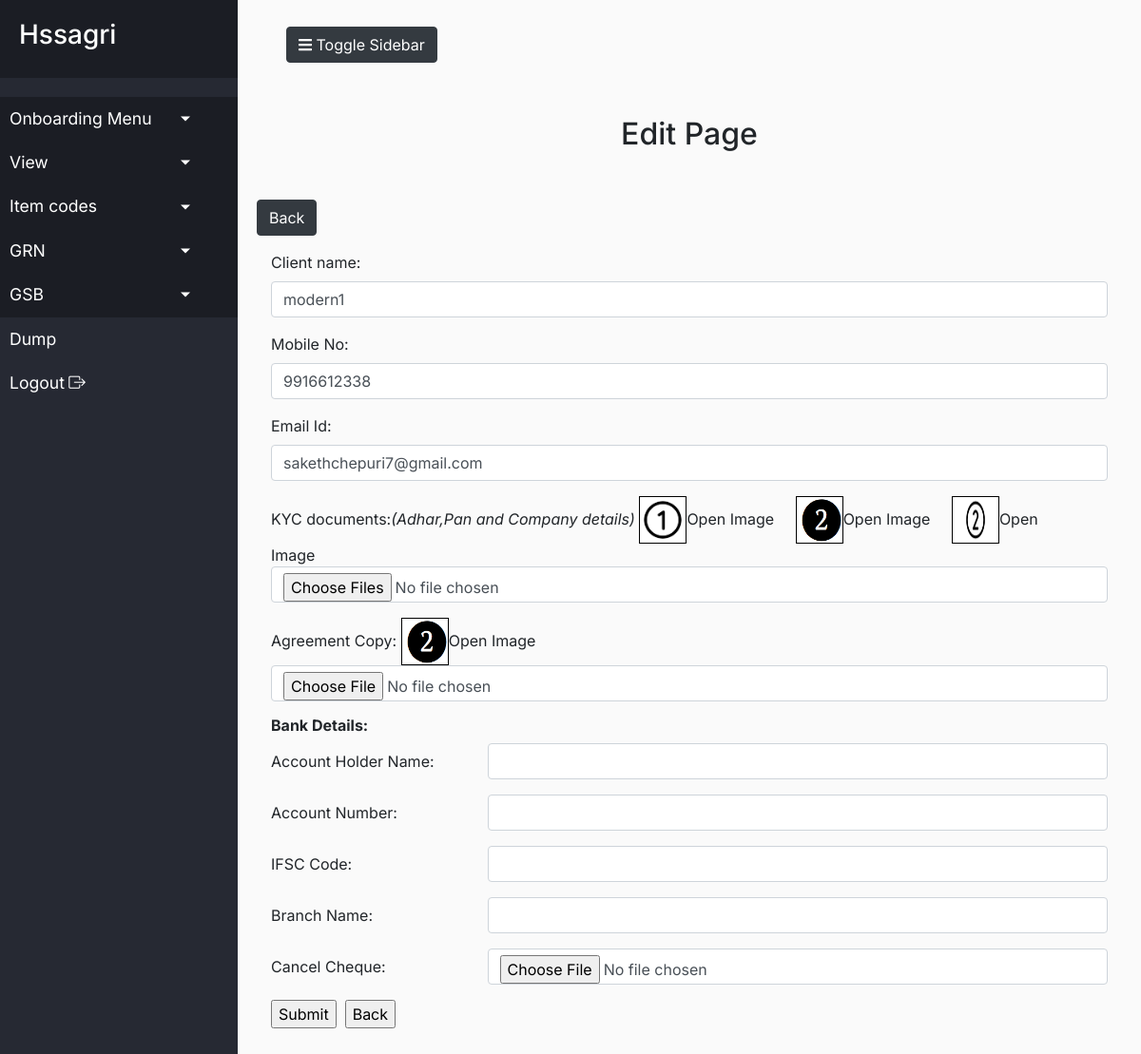
/edit_client_onboarding.php?id=9 (signed in), run on the app's committed database.
### tables this page shows
CREATE TABLE `client_onboarding` (
  `id` int(11) NOT NULL,
  `user_id` varchar(50) DEFAULT NULL,
  `cl_clienttype` int(10) DEFAULT NULL,
  `cl_code` varchar(50) DEFAULT NULL,
  `cl_name` varchar(50) DEFAULT NULL,
  `cl_mobile` bigint(20) DEFAULT NULL,
  `cl_email` varchar(255) DEFAULT NULL,
  `cl_kyc` text DEFAULT NULL,
  `cl_agreementcopy` varchar(100) DEFAULT NULL,
  `cl_bank_acctholdername` varchar(100) DEFAULT NULL,
  `cl_bank_acctnumber` varchar(255) DEFAULT NULL,
  `cl_bank_ifsccode` varchar(100) DEFAULT NULL,
  `cl_bank_branchname` varchar(100) DEFAULT NULL,
  `cl_bank_cancelcheq` varchar(100) DEFAULT NULL,
  `cl_regdate` timestamp NOT NULL DEFAULT current_timestamp()
);

### db_connect.php (called while the page is built, shortened)
<?php
class db_connect{
    protected function __construct($db = NULL)
    {
        if (is_object($db)) {
            $this->db = $db;
        }  else  {
            $dsn = "mysql:host=".DB_HOST.";dbname=".DB_NAME;
            try  {
                $this->db = new PDO($dsn, DB_USER, DB_PSWD, array(PDO::MYSQL_ATTR_INIT_COMMAND => "SET NAMES utf8mb4"));
            } catch (Exception $e) {
                die ($e->getMessage());
            }
        }
    }
}
?>

### account.php (called while the page is built, shortened)
<?php
include'db_connect.php';
class account extends db_connect
{
	public function getClient_OnBoardingData_ById($id)
	{
		$result=[];
		$stmt = $this->db->prepare("SELECT * FROM `client_onboarding` where id=(:id)");
		$stmt->bindParam(':id',$id,PDO::PARAM_INT);
		if($stmt->execute())
		{
			if($stmt->rowCount() > 0)
			{
				$result = $stmt->fetch();
			}
		}
		return $result;
	}
}

### edit_client_onboarding.php (the view, shortened to what this page needs)
<?php
include'account.php';
$account =  new account();
if(isset($_GET['id']))
{
	$id = $_GET['id'];
	$individual_client_data = $account->getClient_OnBoardingData_ById($id);
}
?>
<!doctype html>
<html lang="en">
<head>
<?php require_once('header.php'); ?>
</head>
<body>
  <div class="wrapper">
    <?php require_once('side_bar.php'); ?>
    <div id="content">
      <nav class="navbar navbar-expand-lg">
        <div class="container-fluid">
          <button type="button" id="sidebarCollapse" class="btn btn-dark">
            <i class="fas fa-bars"></i><span> Toggle Sidebar</span>
          </button>
        </div>
      </nav>
      <br><br>
      <h2>Edit Page</h2>
	  <button class="btn btn-dark"><a href="cview.php">Back</a></button>
    <div class="container">
        <form action="" id="clientboardingform" method="post" enctype="multipart/form-data">
            <div class="form-group">
                <label for="fname">Client name:</label>
                <input type="text" class="form-control" id="clname"
                    placeholder="Enter Name" name="clname" value="<?php echo $individual_client_data['cl_name']; ?>" required >
            </div>
			<div class="form-group">
                <label for="contact">Mobile No:</label>
                <input type="text" class="form-control" id="contact"
                    placeholder="Enter Contact Number" name="contact" maxlength="10" value="<?php echo $individual_client_data['cl_mobile']; ?>" required >
            </div>
            <div class="form-group">
                <label for="email">Email Id:</label>
                <input type="email" class="form-control" id="email"
                    placeholder="Enter Email Id" name="email" required value="<?php echo $individual_client_data['cl_email']; ?>" >
            </div>
			<div class="form-group">
                <label for="kyc">KYC documents:<i>(Adhar,Pan and Company details)</i></label>
				<?php
					  $kycFiles = unserialize($individual_client_data['cl_kyc']);
					  foreach($kycFiles as $kyc)
					  {
							$extension = pathinfo($kyc, PATHINFO_EXTENSION);
						if (in_array($extension, ['jpg', 'jpeg', 'png', 'gif'])) {
							echo "<a href='images/".htmlspecialchars($kyc)."' target='_blank' id='fileLink'><img src='images/".htmlspecialchars($kyc)."' alt='' onclick='window.open(this.src, '_blank');' width='50' height='50' style='border:1px solid black'>Open Image</a>";
						} elseif ($extension == 'pdf') {
							echo "<embed src='images/".htmlspecialchars($kyc)."' width='150' height='150' type='application/pdf'><a href='images/".htmlspecialchars($kyc)."' target='_blank' id='fileLink'>click to open</a>";
						} else {
							echo "Unsupported file type.";
						}
					} ?>
                <input type="file" class="form-control" id="kyc"
                    placeholder="Enter KYC" name="kyc[]" multiple>
            </div>
			<div class="form-group">
                <label for="Agreementcopy">Agreement Copy:</label>
						<?php if(!empty($individual_client_data['cl_agreementcopy'])) {
							$extension1 = pathinfo($individual_client_data['cl_agreementcopy'], PATHINFO_EXTENSION);
						if (in_array($extension1, ['jpg', 'jpeg', 'png', 'gif'])) {
							echo "<a href='images/".htmlspecialchars($individual_client_data['cl_agreementcopy'])."' target='_blank' id='fileLink'><img src='images/".htmlspecialchars($individual_client_data['cl_agreementcopy'])."' alt='' onclick='window.open(this.src, '_blank');' width='50' height='50' style='border:1px solid black'>Open Image</a>";
						} elseif ($extension == 'pdf') {
							echo "<embed src='images/".htmlspecialchars($individual_client_data['cl_agreementcopy'])."' width='150' height='150' type='application/pdf'><a href='images/".htmlspecialchars($individual_client_data['cl_agreementcopy'])."' target='_blank' id='fileLink'>click to open</a>";
						} else {
							echo "Unsupported file type.";
						}
						  ?>
					<?php } ?>
                <input type="file" class="form-control" id="Agreementcopy"   name="Agreementcopy">
            </div>
			<div class="form-group" style="border:0px solid #999999;">
			  <div><h6><strong>Bank Details:</strong></h6></div>
  <div class="form-group row" >
    <label for="acctname" class="col-sm-3 col-form-label">Account Holder Name:</label>
    <div class="col-sm-9">
      <input type="text" class="form-control" id="acctname" name="acctname" value="<?php echo $individual_client_data['cl_bank_acctholdername']; ?>">
    </div>
  </div>
  <div class="form-group row">
    <label for="acctnumber" class="col-sm-3 col-form-label">Account Number:</label>
    <div class="col-sm-9">
      <input type="text" class="form-control" id="acctnumber" name="acctnumber" value="<?php echo $individual_client_data['cl_bank_acctnumber']; ?>">
    </div>
  </div>
<div class="form-group row">
    <label for="ifsccode" class="col-sm-3 col-form-label">IFSC Code:</label>
    <div class="col-sm-9">
      <input type="text" class="form-control" id="ifsccode" name="ifsccode" value="<?php echo $individual_client_data['cl_bank_ifsccode']; ?>">
    </div>
  </div>
<div class="form-group row">
    <label for="branchname" class="col-sm-3 col-form-label">Branch Name:</label>
    <div class="col-sm-9">
      <input type="text" class="form-control" id="branchname" name="branchname" value="<?php echo $individual_client_data['cl_bank_branchname']; ?>">
    </div>
  </div>  <div class="form-group row">
    <label for="cancelcheq" class="col-sm-3 col-form-label">Cancel Cheque:</label>
    <div class="col-sm-9">
      <input type="file" class="form-control" id="cancelcheq" name="cancelcheq" value="<?php echo $individual_client_data['cl_bank_cancelcheq']; ?>">
    </div>
  </div>
			</div>
			<input type="submit" id="submitbtn" value="Submit">&nbsp;
			<input type="button" value="Back"  onclick="history.back()">
        </form>
    </div>
    </div>
  </div>
</body>
</html>

### css/style.css (style rules this page uses)
* { list-style: none; }
body { font-family: 'Inter', sans-serif; background: #fff; }
a, a:hover, a:focus { color: inherit; text-decoration: none; transition: all 0.4s; }
.wrapper { display: flex; text-decoration: none; transition: all 0.4s; }
#content { width: 100%; padding: 20px; min-width: height 100vh; transition: all 0.4s; }
#content h2 { text-align: center; margin-bottom: 50px; }

### data on the page
client_onboarding: clname "modern1", contact "9916612338", email "sakethchepuri7@gmail.com", cl_agreementcopy (picture)
